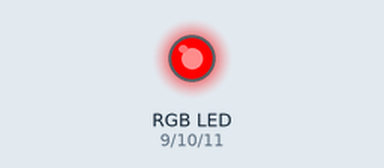
A sketch run on a simulated Arduino Uno, built with avr-gcc and run on an emulated ATmega328P. On the bench: an RGB LED mixed from three pins (HIGH = lit).

Above: at 0.05 s.
At 3.0 s:
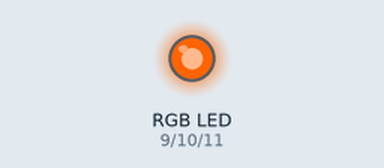
At 3.75 s:
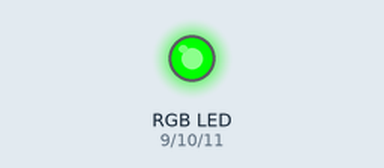
At 4.5 s:
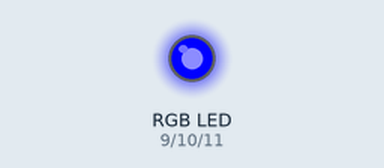
At 6.0 s:
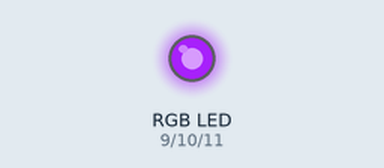
Timing chart, 0 to 7.8 s (numbered marks = the images above):
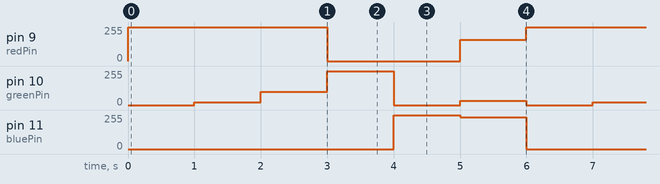

Measured:
- by itself, pin 9 (redPin): repeats every 6.0 s: 0/255 2.0 s, 160/255 1.0 s, 255/255 3.0 s
- by itself, pin 10 (greenPin): repeats every 6.0 s: 100/255 1.0 s, 255/255 1.0 s, 0/255 1.0 s, 32/255 1.0 s, 0/255 1.0 s, 20/255 1.0 s
- by itself, pin 11 (bluePin): repeats every 6.0 s: 240/255 1.0 s, 0/255 4.0 s, 255/255 1.0 s

The sketch:

RGBLEDNoFunc.ino
```cpp
/*
 * Remember to always have resistors in for the positive end. Much harder other way
 */

int redPin = 9;
int greenPin = 10;
int bluePin = 11;

void setup()
{
  pinMode(redPin, OUTPUT);
  pinMode(greenPin, OUTPUT);
  pinMode(bluePin, OUTPUT);
}

void loop()
{
  //red
  analogWrite(redPin, 255);
  analogWrite(greenPin, 0);
  analogWrite(bluePin, 0);

  delay(1000);

  //orange
  analogWrite(redPin, 255);
  analogWrite(greenPin, 20);
  analogWrite(bluePin, 0);

  delay(1000);

  //yellow
  analogWrite(redPin, 255);
  analogWrite(greenPin, 100);
  analogWrite(bluePin, 0);

  delay(1000);

  //green
  analogWrite(redPin, 0);
  analogWrite(greenPin, 255);
  analogWrite(bluePin, 0);

  delay(1000);

  //blue
  analogWrite(redPin, 0);
  analogWrite(greenPin, 0);
  analogWrite(bluePin, 255);

  delay(1000);

  //purple
  analogWrite(redPin, 160);
  analogWrite(greenPin, 32);
  analogWrite(bluePin, 240);

  delay(1000);
}
```
